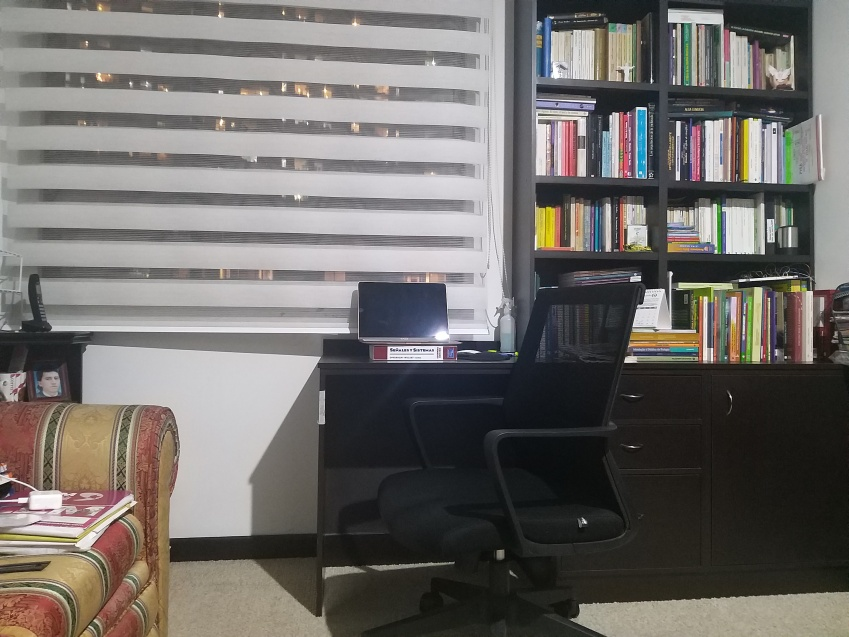
#> input picture Taller_5/ImagenesFi/image_2.jpg, 849 x 637 px, found by its file name
$ python taller_3_Rafael_Mora.py Taller_5/ImagenesFi/image_1.jpg Taller_5/ImagenesFi/image_2.jpg
#> lines starting #> are read from the running program, lines starting #| are printed output that depends on the picture; after the words box and inside, x2 and y2 are one past the last pixel; in counts of white or black regions, pixels touching at a corner belong together
# Created by Christian Rafael Mora Parga
import cv2
import numpy as np
import os
import sys

class taller_III():
    def __init__(self, D, I, img_gris):
        self.img_gris = img_gris  # recibe la imagen en grises
        self.D_factor = D
        self.I_factor = I
        self.mask = None

    #Para el diezmado y la interpolación se utiliza un filtro LOW PASS
    def low_pass_mask(self, DiezInter, imag):
        # pre-computations
        num_rows, num_cols = (imag.shape[0], imag.shape[1])
        enum_rows, enum_cols = np.linspace(0, num_rows - 1, num_rows), np.linspace(0, num_cols - 1, num_cols)
        col_iter, row_iter = np.meshgrid(enum_cols, enum_rows)
        half_size = num_rows / 2 - 1
        # low pass filter mask
        low_pass_mask = np.zeros_like(imag)
        if DiezInter:
            freq_cut_off = 1 / self.D_factor
        else:
            freq_cut_off = 1 / self.I_factor

        radius_cut_off = int(freq_cut_off * half_size)
        idx_lp = np.sqrt((col_iter - half_size) ** 2 + (row_iter - half_size) ** 2) < radius_cut_off
        low_pass_mask[idx_lp] = 1

        return low_pass_mask

    # 1) Implemente un método de diezmado por un factor D utilizando la FFT:
    def diezmar(self, imagen):
        #Primero se filtra luego se diezma
        #Se genera la máscara del LP según el factor de diezmado D "self.D_factor"
        low_pass_mask = self.low_pass_mask(True, imagen)
        #Filtrado en el dominio espectral
        image_gray_fft_shift = np.fft.fftshift(np.fft.fft2(imagen))
        fft_filtered = image_gray_fft_shift * low_pass_mask
        #Transformada inversa:
        image_filtered = np.fft.ifft2(np.fft.fftshift(fft_filtered))
        image_filtered = np.absolute(image_filtered)
        image_filtered /= np.max(image_filtered)

        #Diezmado:
        imagen_decimada = image_filtered[::self.D_factor, ::self.D_factor]
        #Para comparar qué sucede sin el filtrado:
        #imagen_decimada = self.img_gris[::self.D_factor, ::self.D_factor]; cv2.imshow("FFT", 255*low_pass_mask)
        #cv2.imshow("imagen_decimada", imagen_decimada); cv2.waitKey(0)

        return imagen_decimada

    # 2) Implemente un método de interpolación por un factor I utilizando la FFT:
    def interpolar(self, imagen):
        #Primero se interpola, luego se filtra
        filas, colms = imagen.shape
        num_ceros = self.I_factor - 1
        imagen_ceros = np.zeros((num_ceros*filas, num_ceros*colms), dtype=imagen.dtype)
        #Inteporlación:
        imagen_ceros[::num_ceros, ::num_ceros] = imagen

        # Se genera la máscara del LP según el factor de interpolación I "self.I_factor"
        low_pass_mask = self.low_pass_mask(False, imagen_ceros)
        #Filtrado en el dominio espectral
        image_gray_fft_shift = np.fft.fftshift(np.fft.fft2(imagen_ceros))
        fft_filtered = image_gray_fft_shift * low_pass_mask
        #Transformada inversa:
        image_filtered = np.fft.ifft2(np.fft.fftshift(fft_filtered))
        image_filtered = np.absolute(image_filtered)
        image_interpolada = image_filtered / np.max(image_filtered)

        return image_interpolada

    # 3 y 4) Implemente un método de descomposición utilizando un banco de filtros_
    def descompo(self, N):
        #Definición de los kernels/filtros:
        H = np.array([[-1, 0, 1], [-2, 0, 2], [-1, 0, 1]])
        V = np.array([[1, 2, 1], [0, 0, 0], [-1, -2, -1]])
        D = np.array([[2, -1, -2], [-1, 4, -1], [-2, -1, 2]])
        L = np.array([[1/16, 1/8, 1/16], [1/8, 1/4, 1/8], [1/16, 1/8, 1/16]])

        # Primer descomposición:
        image_conv_H, image_conv_V  = cv2.filter2D(self.img_gris, -1, H), cv2.filter2D(self.img_gris, -1, V)
        image_conv_D, image_conv_L = cv2.filter2D(self.img_gris, -1, D), cv2.filter2D(self.img_gris, -1, L)
        #Se diezma por un factor de 2
        self.D_factor = 2
        image_conv_H, image_conv_V = self.diezmar(image_conv_H), self.diezmar(image_conv_V)
        image_conv_D, image_conv_L = self.diezmar(image_conv_D), self.diezmar(image_conv_L)

        # Se realizan las siguientes N-1 Descomposiciones de forma recursiva:
        def banco_descompo(imag, orden, list_images):
            image_conv_H, image_conv_V = cv2.filter2D(imag, -1, H), cv2.filter2D(imag, -1, V)
            image_conv_D, image_conv_L = cv2.filter2D(imag, -1, D), cv2.filter2D(imag, -1, L)

            image_conv_H, image_conv_V = self.diezmar(image_conv_H), self.diezmar(image_conv_V)
            image_conv_D, image_conv_L = self.diezmar(image_conv_D), self.diezmar(image_conv_L)
            level = [image_conv_H, image_conv_V, image_conv_D, image_conv_L]
            # se anexan las nuevas imagenes filtradas apartir de la nueva ingresada en cada iteración recursiva:
            list_images.append(level)
            if (orden > 0):
                #en el punto 3 y 4 se pide hacer la decomposición a partir del filtro L:
                return banco_descompo(image_conv_L, orden - 1, list_images)

        #Se ingresa la primera imagen, el orden de descomposición y una lista que será llenada de imagenes de descomposición
        #Cada fila (N) de "imagenes_decomp" es un nivel de descomposición, y cada columna (4) es un filtro H,V,D y L en
        # dicho nivel N de descomposición.
        imagenes_descomp = list()
        imagenes_descomp.append([image_conv_H, image_conv_V, image_conv_D])
        banco_descompo(image_conv_L, N - 2, imagenes_descomp)
        '''cv2.imshow("conv L", imagenes_descomp[0][0])
                cv2.imshow("conv LL", imagenes_descomp[1][0])
                cv2.imshow("conv LLL", imagenes_descomp[2][0])
        #  ETC...
                cv2.waitKey(0)'''
        return imagenes_descomp

if __name__ == '__main__':

    path = sys.argv[1]
    image_name = sys.argv[2]
    path_file = os.path.join(path, image_name)
    image = cv2.imread(path_file)
#> image is the input picture: shape (637, 849, 3); mean B, G, R 105.7, 109, 112.5
    image_gray = cv2.cvtColor(image, cv2.COLOR_BGR2GRAY)     # se pasa la imagen a grises
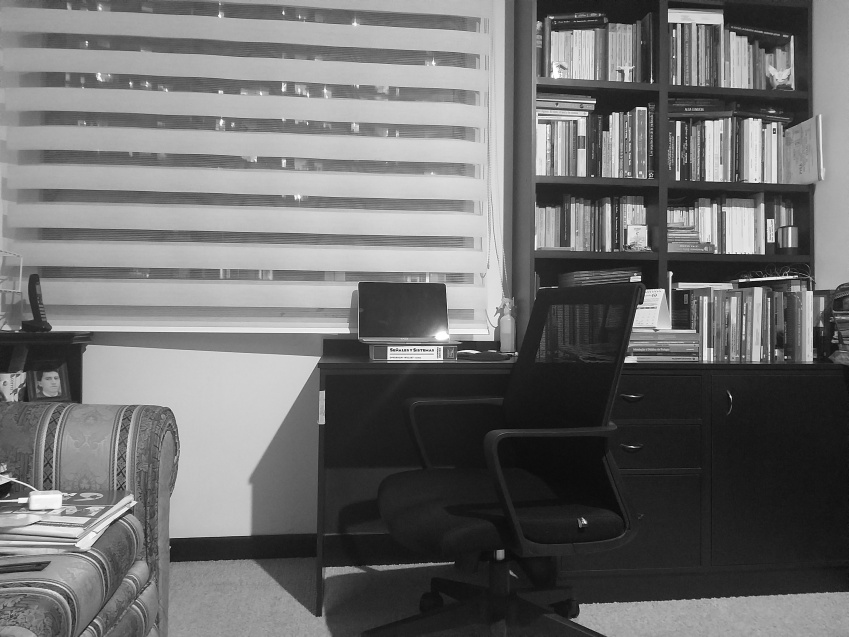
#> image_gray: shape (637, 849); min 9, max 255, mean 109.7

    #Factores de Diezmado (D_factor) e interpolación (I_factor):
    D_factor = 4
    I_factor = 5
    ob = taller_III(D_factor, I_factor, image_gray)

    # Punto 1
    diezmado = ob.diezmar(image_gray)
#> in diezmar, `low_pass_mask = self.low_pass_mask(True, imagen)`:
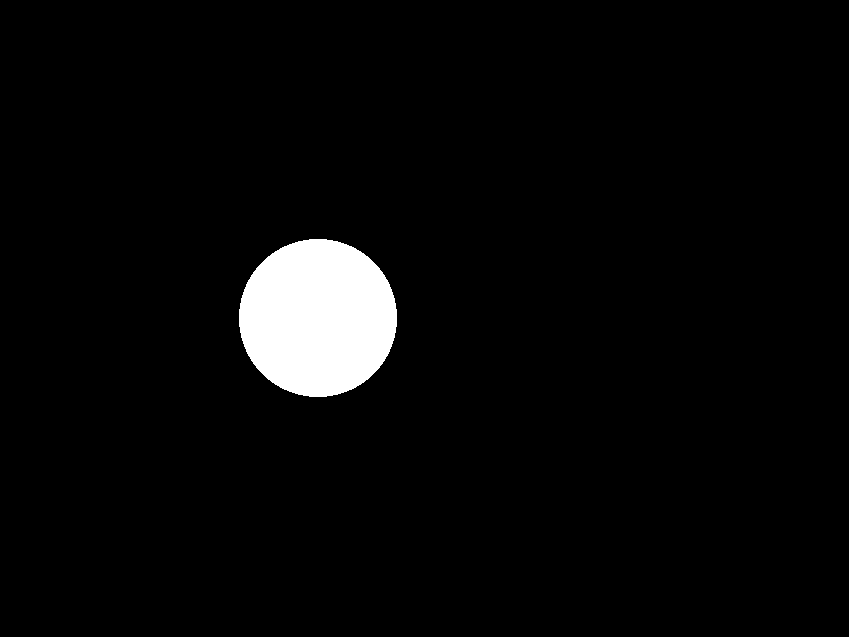
#> low_pass_mask: shape (637, 849); values 0 (black) and 1 (white), 3.6% white; 1 white region, box (x1, y1, x2, y2) and area: (239, 239, 397, 397) 19616
    cv2.imshow('Punto 1, imagen diezmada', diezmado)
    cv2.waitKey(0)

    # Punto 2
    interpolado = ob.interpolar(image_gray)
#> in interpolar, `low_pass_mask = self.low_pass_mask(False, imagen_ceros)`: low_pass_mask: shape (2548, 3396); values 0 (black) and 1 (white), 2.3% white; 1 white region, box (x1, y1, x2, y2) and area: (1020, 1020, 1527, 1527) 202617
    cv2.imshow('Punto 2, imagen interpolada', interpolado)
    cv2.waitKey(0)

    # Punto 3
    orden_decomp = 3
    banco_filtros = ob.descompo(orden_decomp)
#> in diezmar (call 2), `low_pass_mask = self.low_pass_mask(True, imagen)`: low_pass_mask: shape (637, 849); values 0 (black) and 1 (white), 14.5% white; 1 white region, box (x1, y1, x2, y2) and area: (160, 160, 476, 476) 78456
#> in diezmar (call 6), `low_pass_mask = self.low_pass_mask(True, imagen)`: low_pass_mask: shape (319, 425) float64; values 0 (black) and 1 (white), 14.5% white; 1 white region, box (x1, y1, x2, y2) and area: (80, 80, 238, 238) 19616
#> in diezmar (call 8), `imagen_decimada = image_filtered[::self.D_factor, ::self.D_factor]`:
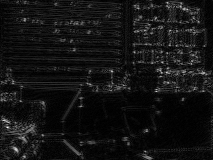
#> imagen_decimada: shape (160, 213) float64; min 0.000207, max 1, mean 0.0766
#> in diezmar (call 9), `imagen_decimada = image_filtered[::self.D_factor, ::self.D_factor]`:
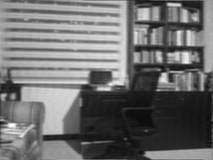
#> imagen_decimada: shape (160, 213) float64; min 0.0458, max 0.995, mean 0.434
#> call 2 of banco_descompo, with orden = 0
#> in banco_descompo (call 2), `image_conv_H, image_conv_V = cv2.filter2D(imag, -1, H), cv2.filter2D(i..`:
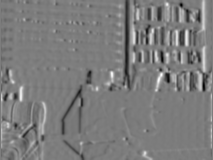
#> image_conv_H: shape (160, 213) float64; min -1.66, max 1.73, mean -0.00176; drawn with min black and max white
#> in banco_descompo (call 2), `image_conv_H, image_conv_V = cv2.filter2D(imag, -1, H), cv2.filter2D(i..`:
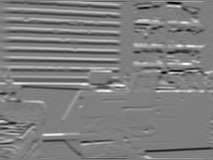
#> image_conv_V: shape (160, 213) float64; min -2.52, max 2.55, mean -0.000844; drawn with min black and max white
#> in banco_descompo (call 2), `image_conv_D, image_conv_L = cv2.filter2D(imag, -1, D), cv2.filter2D(i..`:
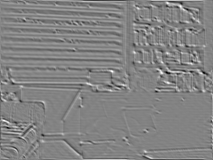
#> image_conv_D: shape (160, 213) float64; min -0.978, max 0.922, mean 0.000154; drawn with min black and max white
#> banco_filtros = 3 items
    #Observar internamente a banco_filtros

    # Punto 4
    orden_decomp = 2
    banco_filtros = ob.descompo(orden_decomp)
#> banco_filtros = 2 items

    ob.I_factor = 4 #interpolar a un factor de 4
    i = 0
    for lvl_descomp in banco_filtros:
        i += 1
        j = 0
        for filter_in_lvl in lvl_descomp:
            j += 1
            title = 'nivel descomp ' + str(i) + ', filter ' + str(j)
            cv2.imshow(title, ob.interpolar(filter_in_lvl))
#> this loop made 2 passes
#> i on passes 1 to 2: 1, 2
#> after the loop, i = 2

    cv2.waitKey(0)

$ run again, on Taller_5/ImagenesFi/image_3.jpg
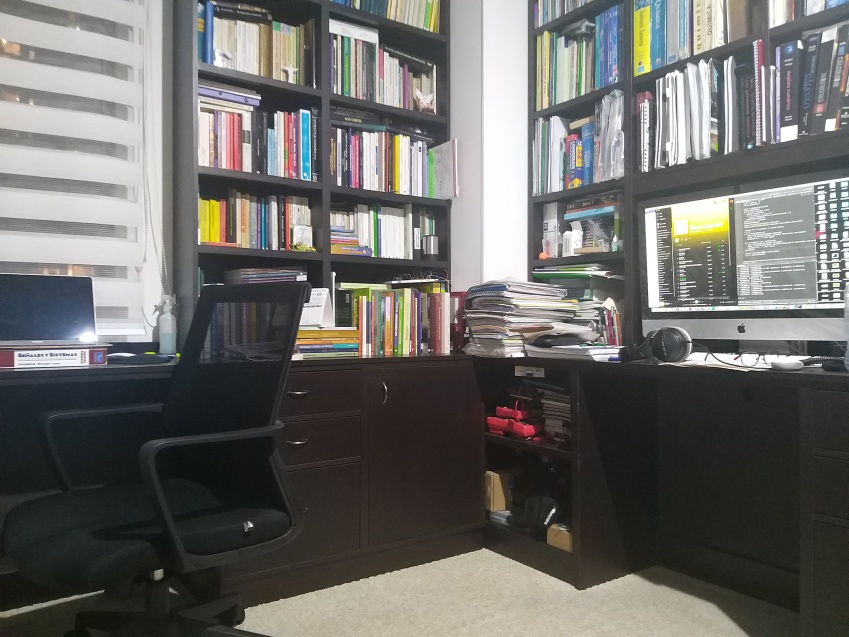
#> input picture Taller_5/ImagenesFi/image_3.jpg, 849 x 637 px, found by its file name
#> image is the input picture: shape (637, 849, 3); mean B, G, R 103.7, 106.8, 107.7
#> imagen_decimada: shape (319, 425) float64
#> imagen_decimada: shape (160, 213) float64
#> idx_lp: shape (319, 425) bool; 14.5% white; 1 white region, box (x1, y1, x2, y2) and area: (80, 80, 238, 238) 19616
#> in banco_descompo (call 2), `image_conv_H, image_conv_V = cv2.filter2D(imag, -1, H), cv2.filter2D(i..`:
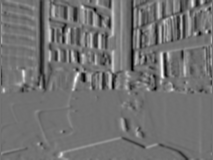
#> image_conv_H: shape (160, 213) float64; min -1.46, max 1.8, mean -0.000419; drawn with min black and max white
#> in banco_descompo (call 2), `image_conv_D, image_conv_L = cv2.filter2D(imag, -1, D), cv2.filter2D(i..`:
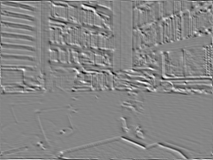
#> image_conv_D: shape (160, 213) float64; min -0.955, max 0.865, mean 1.77e-05; drawn with min black and max white
#> `banco_filtros = ob.descompo(orden_decomp)`: banco_filtros = 3 items
#> `banco_filtros = ob.descompo(orden_decomp)`: banco_filtros = 2 items
#> the loop `for lvl_descomp in banco_filtros:` made 2 passes
#> i on passes 1 to 2: 1, 2
#> after the loop `for lvl_descomp in banco_filtros:`: i = 2
